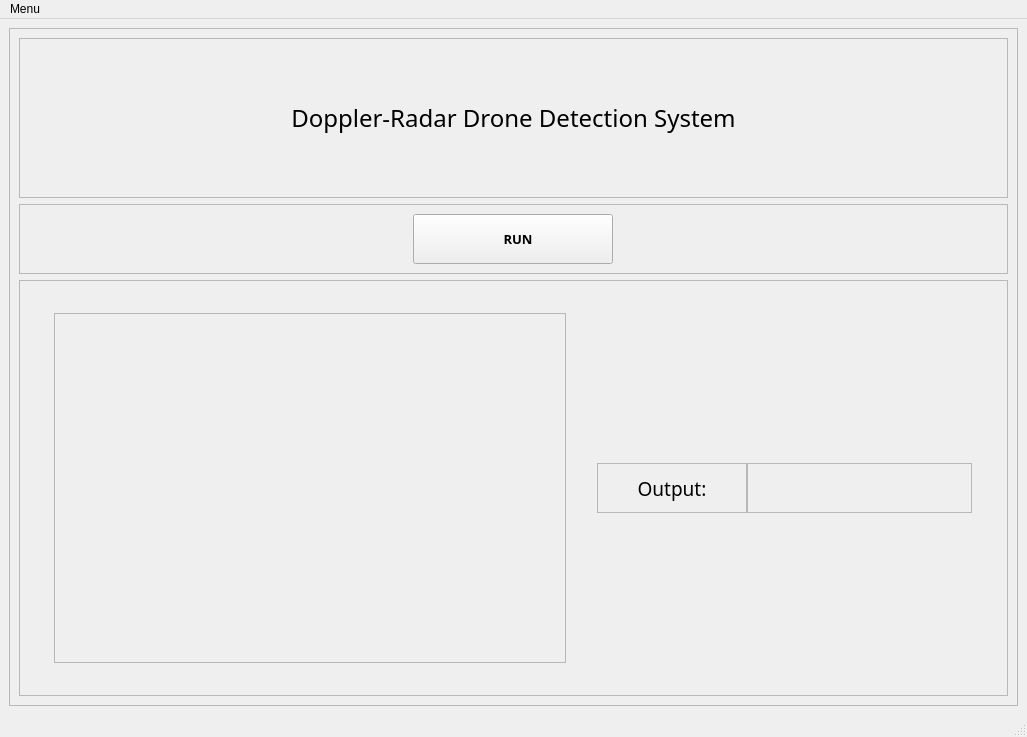
<?xml version="1.0" encoding="UTF-8"?>
<ui version="4.0">
 <class>MainWindow</class>
 <widget class="QMainWindow" name="MainWindow">
  <property name="geometry">
   <rect>
    <x>0</x>
    <y>0</y>
    <width>1027</width>
    <height>737</height>
   </rect>
  </property>
  <property name="windowTitle">
   <string>MainWindow</string>
  </property>
  <widget class="QWidget" name="centralwidget">
   <layout class="QGridLayout" name="gridLayout">
    <item row="0" column="0">
     <widget class="QFrame" name="frame">
      <property name="frameShape">
       <enum>QFrame::StyledPanel</enum>
      </property>
      <property name="frameShadow">
       <enum>QFrame::Raised</enum>
      </property>
      <layout class="QGridLayout" name="gridLayout_4">
       <item row="2" column="0">
        <widget class="QFrame" name="frame_3">
         <property name="frameShape">
          <enum>QFrame::StyledPanel</enum>
         </property>
         <property name="frameShadow">
          <enum>QFrame::Raised</enum>
         </property>
         <layout class="QGridLayout" name="gridLayout_5">
          <item row="0" column="0">
           <widget class="QLabel" name="scf_display">
            <property name="minimumSize">
             <size>
              <width>512</width>
              <height>350</height>
             </size>
            </property>
            <property name="maximumSize">
             <size>
              <width>512</width>
              <height>512</height>
             </size>
            </property>
            <property name="frameShape">
             <enum>QFrame::StyledPanel</enum>
            </property>
            <property name="text">
             <string/>
            </property>
            <property name="scaledContents">
             <bool>true</bool>
            </property>
            <property name="alignment">
             <set>Qt::AlignCenter</set>
            </property>
           </widget>
          </item>
          <item row="0" column="1">
           <layout class="QHBoxLayout" name="horizontalLayout_2">
            <property name="spacing">
             <number>0</number>
            </property>
            <item>
             <widget class="QLabel" name="label">
              <property name="maximumSize">
               <size>
                <width>150</width>
                <height>50</height>
               </size>
              </property>
              <property name="font">
               <font>
                <family>Lucida Sans</family>
                <pointsize>14</pointsize>
                <weight>50</weight>
                <bold>false</bold>
               </font>
              </property>
              <property name="frameShape">
               <enum>QFrame::StyledPanel</enum>
              </property>
              <property name="text">
               <string>Output:</string>
              </property>
              <property name="alignment">
               <set>Qt::AlignCenter</set>
              </property>
             </widget>
            </item>
            <item>
             <widget class="QLabel" name="output_label">
              <property name="maximumSize">
               <size>
                <width>225</width>
                <height>50</height>
               </size>
              </property>
              <property name="font">
               <font>
                <family>Lucida Sans</family>
                <pointsize>14</pointsize>
               </font>
              </property>
              <property name="frameShape">
               <enum>QFrame::StyledPanel</enum>
              </property>
              <property name="frameShadow">
               <enum>QFrame::Plain</enum>
              </property>
              <property name="lineWidth">
               <number>30</number>
              </property>
              <property name="midLineWidth">
               <number>2</number>
              </property>
              <property name="text">
               <string/>
              </property>
              <property name="alignment">
               <set>Qt::AlignCenter</set>
              </property>
             </widget>
            </item>
           </layout>
          </item>
         </layout>
        </widget>
       </item>
       <item row="0" column="0">
        <widget class="QFrame" name="frame_1">
         <property name="maximumSize">
          <size>
           <width>16777215</width>
           <height>160</height>
          </size>
         </property>
         <property name="frameShape">
          <enum>QFrame::StyledPanel</enum>
         </property>
         <property name="frameShadow">
          <enum>QFrame::Raised</enum>
         </property>
         <layout class="QGridLayout" name="gridLayout_2">
          <item row="0" column="0">
           <layout class="QHBoxLayout" name="horizontalLayout">
            <item>
             <widget class="QLabel" name="drone_icon">
              <property name="minimumSize">
               <size>
                <width>200</width>
                <height>50</height>
               </size>
              </property>
              <property name="maximumSize">
               <size>
                <width>200</width>
                <height>50</height>
               </size>
              </property>
              <property name="text">
               <string/>
              </property>
              <property name="pixmap">
               <pixmap resource="Resource Files/logo.qrc">:/DeepSi/DeepSi Logo.png</pixmap>
              </property>
              <property name="scaledContents">
               <bool>true</bool>
              </property>
              <property name="alignment">
               <set>Qt::AlignCenter</set>
              </property>
             </widget>
            </item>
            <item>
             <widget class="QLabel" name="entc_logo">
              <property name="sizePolicy">
               <sizepolicy hsizetype="Preferred" vsizetype="Preferred">
                <horstretch>0</horstretch>
                <verstretch>0</verstretch>
               </sizepolicy>
              </property>
              <property name="minimumSize">
               <size>
                <width>400</width>
                <height>70</height>
               </size>
              </property>
              <property name="maximumSize">
               <size>
                <width>700</width>
                <height>100</height>
               </size>
              </property>
              <property name="font">
               <font>
                <family>Lucida Sans</family>
                <pointsize>18</pointsize>
                <weight>50</weight>
                <italic>false</italic>
                <bold>false</bold>
                <underline>false</underline>
               </font>
              </property>
              <property name="autoFillBackground">
               <bool>false</bool>
              </property>
              <property name="text">
               <string>Doppler-Radar Drone Detection System</string>
              </property>
              <property name="scaledContents">
               <bool>false</bool>
              </property>
              <property name="alignment">
               <set>Qt::AlignCenter</set>
              </property>
              <property name="wordWrap">
               <bool>true</bool>
              </property>
             </widget>
            </item>
            <item>
             <widget class="QLabel" name="main_title">
              <property name="minimumSize">
               <size>
                <width>200</width>
                <height>80</height>
               </size>
              </property>
              <property name="maximumSize">
               <size>
                <width>200</width>
                <height>80</height>
               </size>
              </property>
              <property name="text">
               <string/>
              </property>
              <property name="pixmap">
               <pixmap resource="Resource Files/logo.qrc">:/entc/ENTC logo.png</pixmap>
              </property>
              <property name="scaledContents">
               <bool>true</bool>
              </property>
             </widget>
            </item>
           </layout>
          </item>
         </layout>
        </widget>
       </item>
       <item row="1" column="0">
        <widget class="QFrame" name="frame_2">
         <property name="maximumSize">
          <size>
           <width>16777215</width>
           <height>70</height>
          </size>
         </property>
         <property name="frameShape">
          <enum>QFrame::StyledPanel</enum>
         </property>
         <property name="frameShadow">
          <enum>QFrame::Raised</enum>
         </property>
         <layout class="QGridLayout" name="gridLayout_3">
          <item row="0" column="0">
           <widget class="QPushButton" name="run_PB">
            <property name="minimumSize">
             <size>
              <width>170</width>
              <height>40</height>
             </size>
            </property>
            <property name="maximumSize">
             <size>
              <width>200</width>
              <height>50</height>
             </size>
            </property>
            <property name="font">
             <font>
              <family>Lucida Sans</family>
              <pointsize>10</pointsize>
              <weight>75</weight>
              <italic>false</italic>
              <bold>true</bold>
              <underline>false</underline>
              <strikeout>false</strikeout>
             </font>
            </property>
            <property name="cursor">
             <cursorShape>PointingHandCursor</cursorShape>
            </property>
            <property name="mouseTracking">
             <bool>true</bool>
            </property>
            <property name="layoutDirection">
             <enum>Qt::LeftToRight</enum>
            </property>
            <property name="text">
             <string>   RUN</string>
            </property>
            <property name="icon">
             <iconset resource="Resource Files/logo.qrc">
              <normaloff>:/start/icons8-play-64.png</normaloff>:/start/icons8-play-64.png</iconset>
            </property>
            <property name="iconSize">
             <size>
              <width>30</width>
              <height>30</height>
             </size>
            </property>
           </widget>
          </item>
         </layout>
        </widget>
       </item>
      </layout>
     </widget>
    </item>
   </layout>
  </widget>
  <widget class="QMenuBar" name="menubar">
   <property name="geometry">
    <rect>
     <x>0</x>
     <y>0</y>
     <width>1027</width>
     <height>26</height>
    </rect>
   </property>
   <widget class="QMenu" name="menuMenu">
    <property name="title">
     <string>Menu</string>
    </property>
    <addaction name="actionClose"/>
    <addaction name="actionRestart"/>
   </widget>
   <addaction name="menuMenu"/>
  </widget>
  <widget class="QStatusBar" name="statusbar"/>
  <action name="actionClose">
   <property name="icon">
    <iconset resource="Resource Files/logo.qrc">
     <normaloff>:/close/icons8-close-48.png</normaloff>:/close/icons8-close-48.png</iconset>
   </property>
   <property name="text">
    <string>Close</string>
   </property>
  </action>
  <action name="actionRestart">
   <property name="icon">
    <iconset resource="Resource Files/logo.qrc">
     <normaloff>:/reload/icons8-reset-48.png</normaloff>:/reload/icons8-reset-48.png</iconset>
   </property>
   <property name="text">
    <string>Restart</string>
   </property>
  </action>
 </widget>
 <resources>
  <include location="Resource Files/logo.qrc"/>
 </resources>
 <connections/>
</ui>
